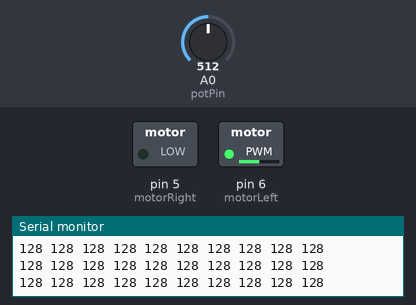
This sketch was run on a simulated Arduino Uno, built with avr-gcc and run on an emulated ATmega328P. Parts: switched loads named in the sketch (green lamp = pin HIGH), the last lines printed to the serial monitor. Inputs (shaded band) come from the test bench; at power-on: A0 (potPin) = 512.

Above: at 1.2 s.
1.3 s: A0 (potPin) set to 716
At 3.2 s:
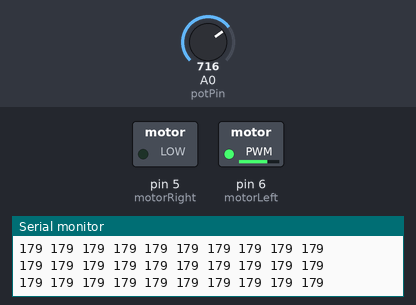
4.3 s: A0 (potPin) set to 900
At 4.53 s:
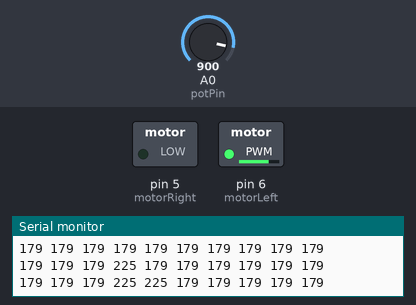
7.3 s: A0 (potPin) set to 418
At 9.3 s:
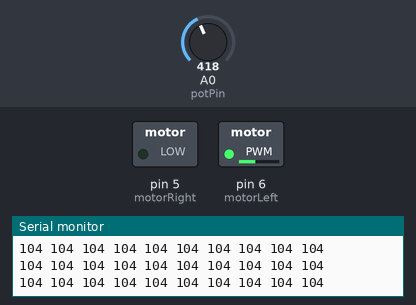
10.3 s: A0 (potPin) set to 383
At 10.54 s:
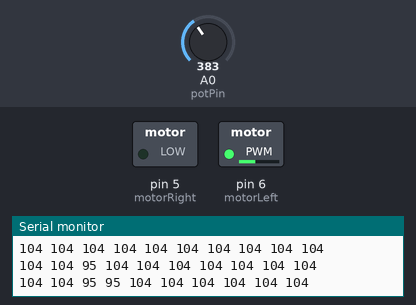
13.3 s: A0 (potPin) set to 122
At 14.9 s:
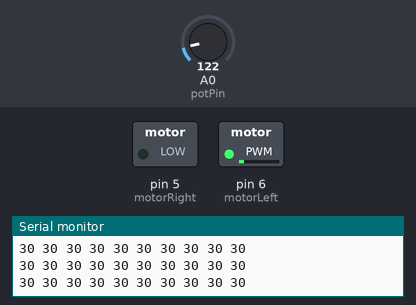
16.3 s: A0 (potPin) set to 0
At 17.6 s:
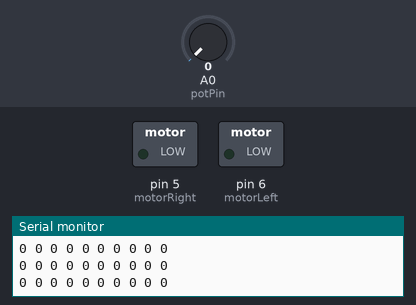
Timing chart, 0 to 18.8 s (numbered marks = the images above; inputs shaded):
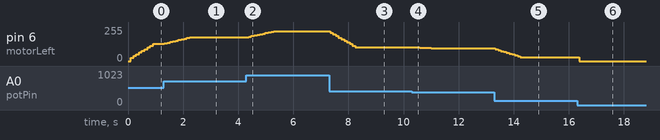

Measured:
- after the input at 1.3 s, pin 6 (motorLeft): moves from 128/255 to 179/255 over 0.92 s, starting at once
- after the input at 4.3 s, pin 6 (motorLeft): moves from 179/255 to 225/255 over 0.92 s, starting after 0.08 s
- after the input at 7.3 s, pin 6 (motorLeft): moves from 225/255 to 104/255 over 0.92 s, starting at once
- after the input at 10.3 s, pin 6 (motorLeft): moves from 104/255 to 95/255 over 0.81 s, starting after 0.09 s
- after the input at 13.3 s, pin 6 (motorLeft): moves from 95/255 to 30/255 over 0.91 s, starting at once
- after the input at 16.3 s, pin 6 (motorLeft): 30/255 → 0/255 after 0.07 s

The sketch:

electricBike.ino
```cpp
int const potPin = A0;
const int motorLeft = 6;
const int motorRight = 5;

const int cutVal = 20;

const int LIST_SIZE = 10;
unsigned char avgList[LIST_SIZE];
int listPos = 0;

int cut(int val, char minVal){
  if (val < minVal){
    return 0;
  }
  return val;
}

int avg(unsigned char*list, int listSize){
  int sum = 0;
  for (int ii = 0; ii < listSize; ii++){
    sum += avgList[ii];
    Serial.print(avgList[ii], DEC);
    Serial.print(" ");
  }
  Serial.println();
  return sum / listSize;
}

void setup() {
  // put your setup code here, to run once:
  Serial.begin(9600);
  pinMode(motorLeft, OUTPUT);
  pinMode(motorRight, OUTPUT);

  for (int ii = 0; ii < LIST_SIZE; ii++){
    avgList[ii] = 0;
  }
}

void loop() {
  // put your main code here, to run repeatedly:
  const int potVal = analogRead(potPin);
  const int mappedVal = map(potVal, 0, 1024, 0, 256);
  // Serial.println(potVal);

  avgList[listPos] = mappedVal;
  listPos = (listPos + 1) % LIST_SIZE;

  int writeMotor = cut(avg(avgList, LIST_SIZE), cutVal);
  if (mappedVal < cutVal) {
    writeMotor = 0;
  }
  analogWrite(motorLeft, writeMotor);
  analogWrite(motorRight, 0);

  delay(100);
}
```
